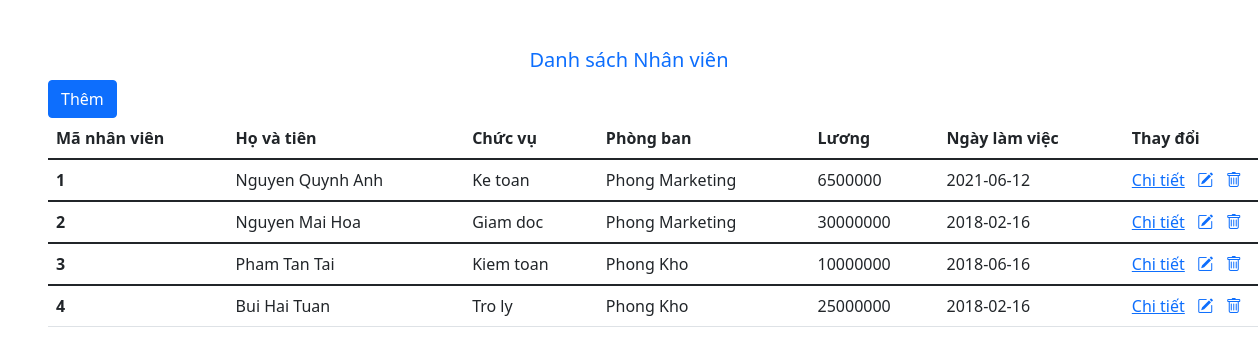
The page / on the database its author committed.
### tables this page shows
CREATE TABLE `nhanvien` (
  `maNV` int(11) NOT NULL,
  `hovaten` varchar(50) DEFAULT NULL,
  `chucvu` varchar(50) DEFAULT NULL,
  `phongban` varchar(50) DEFAULT NULL,
  `luong` float DEFAULT NULL,
  `ngayvaolam` date DEFAULT NULL
);

### controller/UserController.php (called while the page is built, shortened)
<?php
    require_once 'model/UserModel.php';
    class UserController{
        function index(){
            $userModel = new UserModel();
            $users = $userModel->getAllUsers();
            require_once 'view/user/index.php';
        }
    }
?>

### index.php (called while the page is built, shortened)
<?php
    $action     = isset($_GET['action']) ? $_GET['action'] : 'index';
    $object = new $classController();
    $object->$action();
?>

### model/UserModel.php (called while the page is built, shortened)
<?php
    class UserModel{
        public function getAllUsers(){
            $conn = $this->connectDb();
            $sql = "SELECT * FROM nhanvien";
            $result = mysqli_query($conn,$sql);
            $arr_users = [];
            if(mysqli_num_rows($result) > 0){
                $arr_users = mysqli_fetch_all($result, MYSQLI_ASSOC);
            }
            return $arr_users;
        }
        public function connectDb() {
            $connection = mysqli_connect(DB_HOST, DB_USERNAME, DB_PASSWORD, DB_NAME);
            return $connection;
        }
    }
?>

### view/user/index.php (the view, shortened to what this page needs)
<!DOCTYPE html>
<html lang="en">
<head>
    <link rel="stylesheet" href="https://cdn.jsdelivr.net/npm/bootstrap-icons@1.7.2/font/bootstrap-icons.css">
    <link href="https://cdn.jsdelivr.net/npm/bootstrap@5.1.3/dist/css/bootstrap.min.css" rel="stylesheet"
>
</head>
<body>
    <main>
    <h5 class="text-center text-primary mt-5" >Danh sách Nhân viên</h5>
    <div>
        <a href="index.php?controller=user&action=add" class="btn btn-primary ms-5">Thêm</a>
    </div>
    <table class="table ms-5">
        <thead>
        <tr>
                    <th scope="col">Mã nhân viên</th>
                    <th scope="col">Họ và tiên</th>
                    <th scope="col">Chức vụ</th>
                    <th scope="col">Phòng ban</th>
                    <th scope="col">Lương</th>
                    <th scope="col">Ngày làm việc</th>
                    <th scope="col">Thay đổi</th>
                    </tr>
                </thead>
    <?php
        foreach($users as $user){
            ?>
                <tbody>
                <tr>
                <th scope="row"><?php echo $user['maNV']; ?></th>
                    <td><?php echo $user['hovaten']; ?></td>
                    <td><?php echo $user['chucvu']; ?></td>
                    <td><?php echo $user['phongban']; ?></td>
                    <td><?php echo $user['luong']; ?></td>
                    <td><?php echo $user['ngayvaolam']; ?></td>
                    <td>
                    <?php
                    $urlDetail =
                        "index.php?controller=user&action=detail&id=" . $user['maNV'];
                    $urlEdit =
                        "index.php?controller=user&action=edit&id=" . $user['maNV'];
                    $urlDelete =
                        "index.php?controller=user&action=delete&id=" . $user['maNV'];
                    ?>
                    <a href="<?php echo $urlDetail?>">Chi tiết</a> &nbsp;
                    <a href="<?php echo $urlEdit?>"><i class="bi bi-pencil-square"></i></a> &nbsp;
                    <a onclick="return confirm('Bạn chắc chắn muốn xóa?')"
                       href="<?php echo $urlDelete?>">
                       <i class="bi bi-trash"></i>
                    </a>
                </td>
                </tr>
                </tbody>
    <?php
        }
    ?>
     </table>
    </main>
</body>
</html>

### rows shown on the page
nhanvien: maNV "1", hovaten "Nguyen Quynh Anh", chucvu "Ke toan", phongban "Phong Marketing", luong "6500000", ngayvaolam "2021-06-12"
nhanvien: maNV "2", hovaten "Nguyen Mai Hoa", chucvu "Giam doc", phongban "Phong Marketing", luong "30000000", ngayvaolam "2018-02-16"
nhanvien: maNV "3", hovaten "Pham Tan Tai", chucvu "Kiem toan", phongban "Phong Kho", luong "10000000", ngayvaolam "2018-06-16"
nhanvien: maNV "4", hovaten "Bui Hai Tuan", chucvu "Tro ly", phongban "Phong Kho", luong "25000000", ngayvaolam "2018-02-16"
